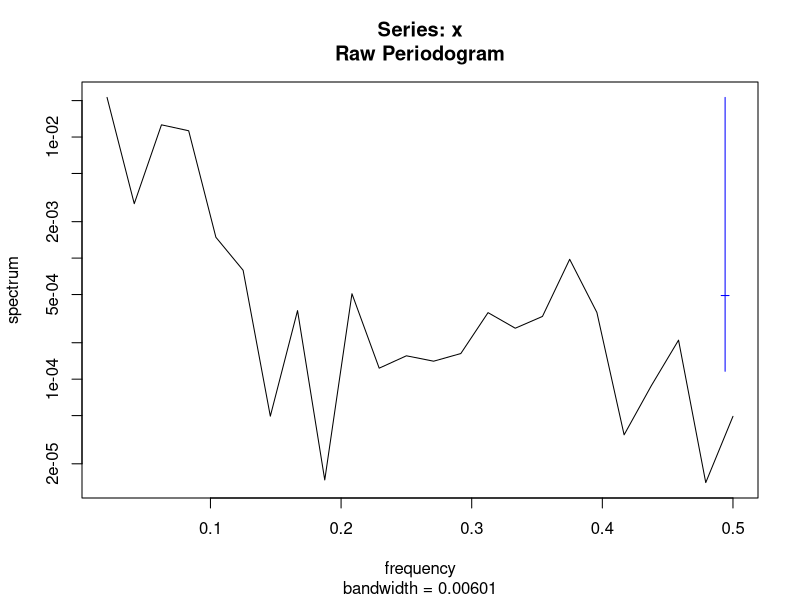
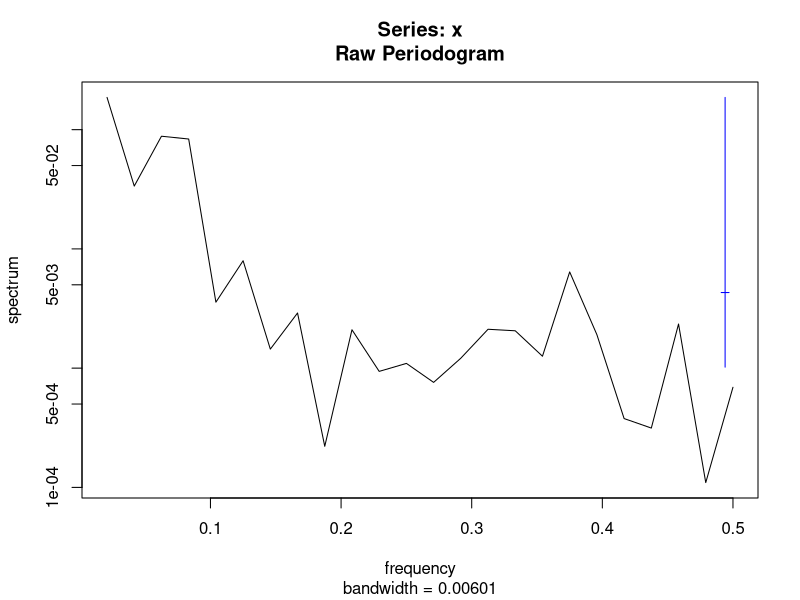
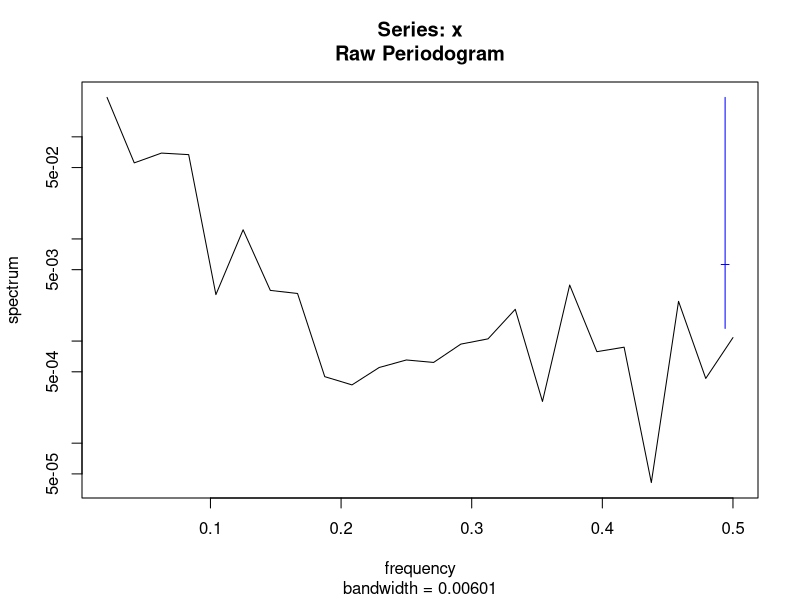
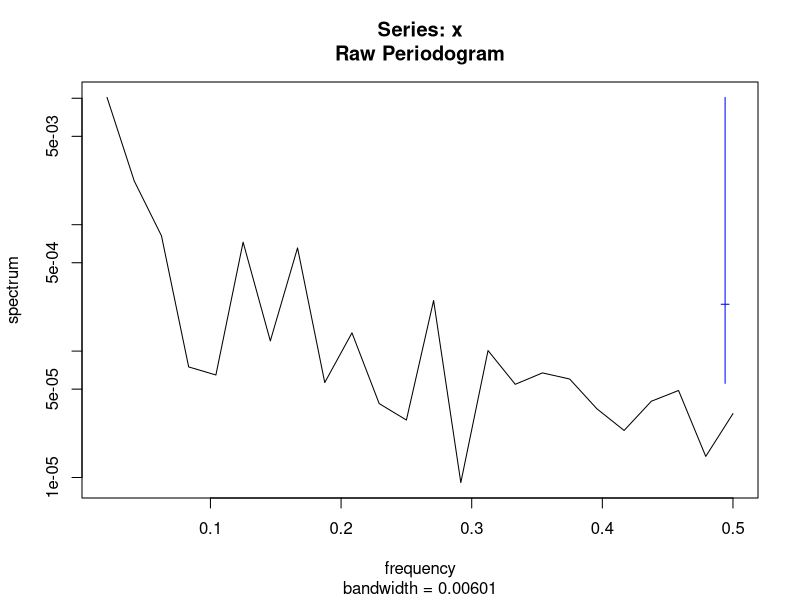
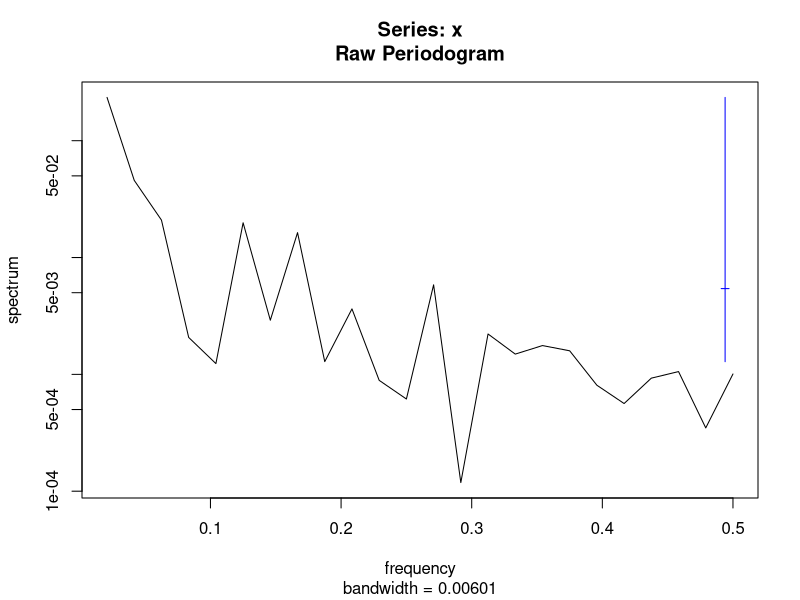
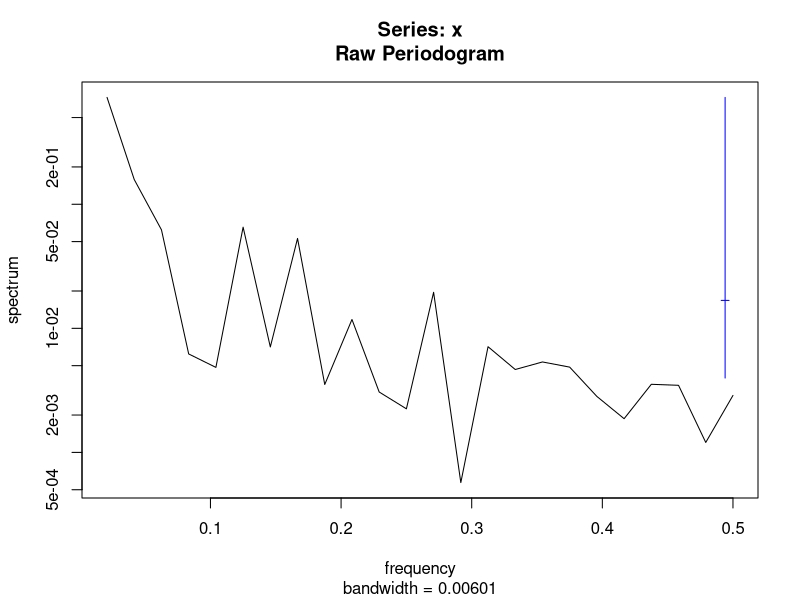

Write R code to recreate these figures, in order. (Note: this script raises an error after producing the figures.)
## ---- chunk 1
knitr::opts_chunk$set(echo = FALSE,
                      message = FALSE,
                      warning = FALSE,
                      dev = c("png", "tiff"),
                      dpi = 300)
library(tidyverse)
library(flextable)
library(patchwork)

label_size <- 2.5
smallLabel_size <- 2
title_size <- 8
subtitle_size <- 7
legendText_size <- 6
axisText_size <- 6
axisTitle_size <- 7
facetTitle_size <- 7

## ---- chunk 2

# library(tidyverse)
# library(patchwork)
#----------------------------------------------------------------------------
gbmFun <- function(tau = 40, m = 0.001, s = 0.003, x0 = 1,
                   randVec = NULL, seed = NULL) {
  if(is.null(randVec)){
    if(!is.null(seed)){set.seed(seed)}
    randVec <- rnorm(tau)
  }
  epsilon <- randVec
  lx <- c(); lx[1] <- log(x0)
  drift <- (m - s * s / 2)
  for(t in 2:tau){
    dBt <-  s * epsilon[t]
    lx[t] <- lx[t - 1] + drift + dBt
  }
  x <- exp(lx)
  return(x)
}
# m <- 0.001
# s <- 0.003
# tau <- 400
# x0 <- 1
# x <- gbmFun(tau, m, s, x0, randVec = NULL)
# df_plot <- data.frame(t = 1:tau, x)
# gg <- ggplot(df_plot, aes(x = t, y = x))
# gg <- gg + geom_line()
# acf(diff(log(x)))
# hist(diff(log(x)))
# shapiro.test(diff(log(x)))
#---------------------------------------------------------------------------
# Algorithm 6.2 in Tankov 2003 Financial modeling with jump processes
compoundPoisFun <- function(tau, lambda, m_y = 0, s_y = 1,
                            seed = NULL, maxiter = 500){
  if(!is.null(seed)){set.seed(seed)}
  N <- rpois(1, lambda * tau)
  U <- runif(N) * tau
  U <- round(U)
  n_iter <- 0; flag <- 1
  while(flag == 1){
    n_iter <- n_iter + 1
    U <- runif(N) * tau
    U <- round(U)
    if(sum(duplicated(U)) > 0 & n_iter <= maxiter){
      flag <- 1
    }else{
      flag <- 0
      if(n_iter == maxiter){
        print("Reached maxiter without generating duplicate-free event times vec. Dropping duplicates.")
        U <- U[-which(duplicated(U))]
      }
    }
  }
  Tt <- U[order(U)]
  J <- exp(rnorm(N, m_y, s_y)) - 1
  #---
  cumJ <- cumsum(J)
  # For explicit modeling of Yt per time step
  Yt <- rep(0, tau)
  Yt[Tt] <- cumJ
  #---
  Tt <- c(0, Tt)
  J <- c(0, J)
  if(Tt[length(Tt)] != tau){
    Tt <- c(Tt, tau)
    J <- c(J, 0)
  }
  cumJ <- cumsum(J)
  df_step <- data.frame(Tt, cumJ)
  #--------------------------
  nEvents <- length(Tt)
  cumYt <- c()
  for(i in 1:(nEvents - 1)){
    tStart <- Tt[i]
    tFin <- Tt[i + 1] - 1
    cumYt[tStart:tFin] <- cumJ[i]
  }
  cumYt[tau] <- cumYt[tFin]
  df_Yt <- data.frame(t = 1:tau, Yt, cumYt)
  
  list_out <- list(df_step, df_Yt)
  return(list_out)
  
}
#----------------------------------------------------------------------------
FractDim<-function(Data,graphon=FALSE) {
  X=Data;N=length(X);
  jstart=10;jend=floor(10*(log10(N)-1));
  kvec=c(1:4,floor(2^(c(jstart:jend)/4)));
  indkend=length(kvec);
  k=c()
  AvgLmk=c()
  err=c()
  for(indk in 1:indkend)
  {
    k=kvec[indk]
    Xend=c()
    Xsum=c()
    Lmk=c()
    for(m in 1:k)
    {
      Xend=floor((N-m)/k)
      Xsum=sum(abs(X[m+c(1:Xend)*k]-c(0, X[m+c(1:(Xend-1))*k])))
      Lmk[m]=1/k*1/k*(N-1)/Xend*Xsum
    }
    AvgLmk[indk]=mean(Lmk)
    #  err[indk]=sd(log(Lmk))
  }
  x<-log(kvec)
  y<-log(AvgLmk)
  q<-lm(y~x)
  slope<-q$coefficients[2]
  yintcept<-q$coefficients[1]
  yfit<-x*slope+yintcept
  FrDim <- -slope
  avgRes <- mean(abs(q$residuals))
  if(graphon==TRUE)
  {
    plot(x,y,main="If linear then fractal, w/Fr. Dim = (-)slope",xlab="Ln(k)",ylab="Ln(length of curve with interval k)")
    z<-line(x,yfit);abline(coef(z),col='blue');z<-NULL
    #z<-line(x,y);abline(coef(z),col='blue');z<-NULL
  }
  #z<-line(x,y);qq=coef(z)
  #yintcept=qq[1]
  #FrDim=-qq[2]
  return(c(FrDim, avgRes, yintcept))
}
#===========================================================================
m <- 0.005
s <- m * seq(5.5, 50, length.out = 3)
tau <- 48
x0 <- 1
#rn <- round(runif(1) * 1000)
#rn <- 905
#rn <- 517
# rn <- 340
# set.seed(rn)
# tau <- 12 * 4
lambda <- 0.1


#----------------------------------------------------------------------------
# Generate and plot geometric Brownian movement example
#gBm_seed <- 10^4 * round(runif(1), 4)
#gBm_seed <- 2482
#gBm_seed <- 7781
gBm_seed <- 1029
#randVec <- coloredNoise(N = tau, alpha = 1, scaleIt = T)
#acf(randVec)
list_df <- list()
list_spec <- list()
facet_labels <- c()
for(i in 1:length(s)){
  x <- gbmFun(tau, m, s[i], x0, randVec = NULL, seed = gBm_seed)
  df_x <- data.frame(t = 1:tau, x, s = as.character(s[i]))
  list_df[[i]] <- df_x
  o <- spectrum(x)
  df_gbmSpec <- data.frame(lfreq = log(o$freq), lpwr = log(o$spec))
  df_gbmSpec <- df_gbmSpec[-1, ]
  df_gbmSpec$s <- as.character(s[i])
  list_spec[[i]] <- df_gbmSpec
  
  mod <- lm(lpwr ~ lfreq, df_gbmSpec)
  # summary(mod)
  alpha <- round(as.numeric(coefficients(mod)[2]), 2)
  # yint <- as.numeric(coefficients(mod)[1])
  # df_out <- as.data.frame(broom::glance(mod))
  # adjR2 <- round(df_out$adj.r.squared, 2)
  # N <- df.residual(mod)
  this_facet_label <- paste0("Slope = ", alpha, " fd = ", round(FractDim(x)[1], 2))
  facet_labels[i] <- this_facet_label
}
#---
df_plot <- as.data.frame(do.call(rbind, list_df))
colnames(df_plot)[1:2] <- c("Time", "Project NPV")
df_plot <- subset(df_plot, s == s[2])
gg <- ggplot(df_plot, aes(x = Time, y = `Project NPV`))
gg <- gg + geom_line()
#gg <- gg + facet_wrap(~s, scales = "free_y", ncol = 1)
gg <- gg + theme_bw()
gg <- gg + theme(axis.text = element_blank(),
                 axis.title = element_text(size = axisTitle_size))
gg_gbm <- gg
#---
df_plot <- as.data.frame(do.call(rbind, list_spec))
colnames(df_plot)[1:2] <- c("Logged frequency", "Logged power spectral density")
df_plot <- subset(df_plot, s == s[2])
#names(facet_labels) <- s
gg <- ggplot(df_plot, aes(x = `Logged frequency`, y = `Logged power spectral density`))
gg <- gg + geom_smooth(method = lm, se = F)
gg <- gg + geom_line()
# gg <- gg + facet_wrap(~s, ncol = 1,
#                       labeller = labeller(s = facet_labels))
gg <- gg + theme_bw()
gg <- gg + theme(axis.text = element_blank(),
                 axis.title = element_text(size = axisTitle_size))
gg_gbmSpec <- gg
#gg
#----------------------------------------------------------------------------
# Generate and plot compound Poisson process example
#cPp_seed <- 10^4 * round(runif(1), 4)
#cPp_seed <- 6819
#cPp_seed <- 4880
#cPp_seed <- 7656
cPp_seed <- 2558
list_df <- list()
list_spec <- list()
facet_labels <- c()
for(i in 1:length(s)){
  #s_y = 0.3
  list_out <- compoundPoisFun(tau, lambda, m_y = m,
                              s_y = s[i], seed = cPp_seed,
                              maxiter = 500)
  df_x <- list_out[[1]]
  df_x$s <- as.character(s[i])
  list_df[[i]] <- df_x
  
  df_Yt <- list_out[[2]]
  o <- spectrum(df_Yt$cumYt)
  df_spec <- data.frame(lfreq = log(o$freq), lpwr = log(o$spec))
  df_spec <- df_spec[-1, ]
  df_spec$s <- as.character(s[i])
  list_spec[[i]] <- df_spec
  
  mod <- lm(lpwr ~ lfreq, df_spec)
  # summary(mod)
  alpha <- round(as.numeric(coefficients(mod)[2]), 2)
  # yint <- as.numeric(coefficients(mod)[1])
  # df_out <- as.data.frame(broom::glance(mod))
  # adjR2 <- round(df_out$adj.r.squared, 2)
  # N <- df.residual(mod)
  this_facet_label <- paste0("Slope = ", alpha, " fd = ", round(FractDim(df_Yt$cumYt)[1], 2))
  facet_labels[i] <- this_facet_label
  
}
#---
df_plot <- as.data.frame(do.call(rbind, list_df))
colnames(df_plot)[1:2] <- c("Time", "Project NPV")
df_plot <- subset(df_plot, s == s[2])
gg <- ggplot(df_plot, aes(Time, `Project NPV`))
#gg <- ggplot(df_cpp, aes(t, cumYt))
gg <- gg + geom_step()
#gg <- gg + facet_wrap(~s, ncol = 1)
gg <- gg + theme_bw()
gg <- gg + theme(axis.text = element_blank(),
                 axis.title.y = element_blank(),
                 axis.title.x = element_text(size = axisTitle_size))
gg_cpp <- gg
#---
df_plot <- as.data.frame(do.call(rbind, list_spec))
colnames(df_plot)[1:2] <- c("Logged frequency", "Logged power spectral density")
df_plot <- subset(df_plot, s == s[2])
#names(facet_labels) <- s
gg <- ggplot(df_plot, aes(x = `Logged frequency`, y = `Logged power spectral density`))
gg <- gg + geom_smooth(method = lm, se = F)
gg <- gg + geom_line()
# gg <- gg + facet_wrap(~s, ncol = 1,
#                       labeller = labeller(s = facet_labels))
gg <- gg + theme_bw()
gg <- gg + theme(axis.text = element_blank(),
                 axis.title.y = element_blank(),
                 axis.title.x = element_text(size = axisTitle_size))
gg_cppSpec <- gg

## ---- chunk 3
# Define functions
#----------------------------------------------------------------------------
# Table formatting function
# FitFlextableToPage <- function(ft, pgwidth = 6){
#   
#   ft_out <- ft %>% autofit()
#   #these_colWidths <- dim(ft_out)$widths * pgwidth  / (flextable_dim(ft_out)$widths)
#   these_colWidths <- dim(ft_out)$widths
#   these_colWidths[5] <- these_colWidths[1] * 1.5
#   #these_colWidths[6] <- these_colWidths[6] * 0.7
#   these_colWidths <- these_colWidths * pgwidth  / (flextable_dim(ft_out)$widths)
#   ft_out <- width(ft_out, width = these_colWidths)
#   return(ft_out)
# }

#============================================================================
#============================================================================
# End function definition
#============================================================================
#============================================================================
# Project stage time durations and costs (PREVIOUS DRAFT)
# (Values given in chronologically reverse order, starting with stage n.)
# Kvec[1] is the launch cost, Tvec[1] is the launch duration.
# Time durations given in years, multiplied by 4 to convert to quarters.
# MSU/cornell
# Tvec <- c(2, 3.5, 1, 2, 4) * 4
# Kvec <- c(300000, 200000, 400000, 400000, 530000)
# Tvec <- c(2, 3, 0.85, 1.7, 3.4) * 4
# Kvec <- c(250000, 181000, 312000, 336000, 530000)
# Kvec <- c(180541, 311974, 335530, 530250)
# CIP
# Kvec <- c(52000, 213000, 396000, 929000)
# Tvec <- c(1, 0.25, 2, 4.75) * 4
#===============================================================================
# Stage time duration params (CURRENT DRAFT)
# Stage durations - last stage first
# periodDurations <- c(3, 4, 2, 3) * 4
# tauVec <- rev(cumsum(periodDurations))
#TvecYrs <- c(4, 2, 4, 4); TvecQtrs <- TvecYrs * 4 # last first
TvecYrs <- c(3, 1, 2, 4); TvecQtrs <- TvecYrs * 4 # last first
tauVecYrs <- rev(cumsum(TvecYrs)); tauVecQrs <- rev(cumsum(TvecQtrs))
stage1Invest <- 530000
Kvec <- c(500000, 181000, 312000, 336000) # Last stage first
#Kvec <- 1 * c(500000, 200000, 400000, 400000) # Last stage first

TvecYrs <- c(3, 1, 2, 4); TvecQrs <- TvecYrs * 4 # last first
tauVecYrs <- rev(cumsum(TvecYrs)); tauVecQrs <- rev(cumsum(TvecQrs))
stage1Invest <- 530000
Kvec <- c(500000, 181000, 312000, 336000) # Last stage first
#===============================================================================
# Define discount rate
rYrly_discrete <- 0.12 #0.035
rQrly_discrete <- (1 + rYrly_discrete)^(1 / 4) - 1
rYrly <- round(log(1 + rYrly_discrete), 3)
r <- round(log(1 + rQrly_discrete), 3)
#===============================================================================
# Create table summarizing stage costs, time durations, and descriptions
stage1desc <- "Basic replication and scaling up"
stage2desc <- "Multi-location/season testing"
stage3desc <- "Compilation of the regulatory dossier"
stage4desc <- "Deregulation"
#launchDesc <- "Launch in 2 countries"
descVec <- c(stage1desc, stage2desc, stage3desc, stage4desc)#, launchDesc)

df_table <- data.frame(Stage = c(1:4),
                       Kn = rev(Kvec),
                       Duration = rev(TvecQrs),
                       DurationCum = rev(tauVecQrs),
                       Description = descVec)

colnames(df_table)[2:4] <- c("Cost\n(USD)", "Duration\n(annual quarters)", "Cumulative\nduration")

#df_table <- regulartable(df_table)
#df_table
#df_table <- width(df_table, width = 0.7)
table_title <- "Project to research and develop Late Blight resistant potato for release as a public good in 2 developing countries."
table_caption <- "Stage 1-4 costs and durations based on figures reported by Schiek et al. (2016)."# The launch cost and duration is hypothetical."

#df_table <- FitFlextableToPage(df_table)
# df_table <- add_header_lines(df_table, table_title)
# df_table <- add_footer_lines(df_table, table_caption)
# modifiedColnames <- colnames(df_table)
# modifiedColnames[3] <- "Duration\n(annual quarters)"
df_table %>%
  knitr::kable(
    format = "latex",
    caption = table_title,
    align = "l",
    booktabs = T,
    #longtable = T,
    linesep = " ",
    escape = F
  ) %>%
  kableExtra::kable_styling(
    position = "left",
    latex_options = c("scale_down", "striped", "repeat"),
    full_width = F,
    stripe_color = "gray!15"
  ) %>%
  # kableExtra::column_spec(column = 3:4, width = "1.5in"
  # ) %>%
  kableExtra::footnote(
    general = table_caption)
# number = c("Footnote 1; ", "Footnote 2; "),
# alphabet = c("Footnote A; ", "Footnote B; "),
# symbol = c("Footnote Symbol 1; ", "Footnote Symbol 2"))

# print_this_table <- function(df_table){
# df_table <- regulartable(df_table)
# df_table <- width(df_table, width = 5.5)
# # df_table <- FitFlextableToPage(df_table)
# 
# df_table %>% #regulartable() %>% autofit() %>%
#   valign(valign = "top", part = "all") %>%
#   align(align = "left", part = "all") %>%
#   fontsize(i = NULL, j = NULL, size = 9, part = "body") %>%
#   fontsize(i = NULL, j = NULL, size = 10, part = "header")
#   
# }


## ---- chunk 4
#===============================================================================

dfROVn$Stage <- 4:1; dfROVn$i <- 1:4
dfROVn <- dfROVn[, c("Stage", "i", "f_i", "eta_i0", "probSuc")]
dfROVn$f_i <- round(dfROVn$f_i)
dfROVn$eta_i0 <- round(dfROVn$eta_i0, 3)
dfROVn$probSuc <- round(dfROVn$probSuc, 3)
dfROVn <- dfROVn[order(dfROVn$Stage, decreasing = F), ]
table_title <- "LBr potato project stage 1-4 ROV"
dfROVn %>%
  knitr::kable(
    format = "latex",
    row.names = F,
    caption = table_title,
    align = "l",
    booktabs = T,
    #longtable = T,
    linesep = " ",
    col.names = c("Stage", "i", "ROV", "ROV elasticity\nw.r.t. project NPV", "Probability\nof success"),
    escape = F
  ) %>%
  kableExtra::kable_styling(
    position = "left",
    latex_options = c("scale_down", "striped", "repeat"),
    full_width = F,
    stripe_color = "gray!15",
    font_size = 5
  ) %>%
  kableExtra::column_spec(column = 4:7, width = "1in")


#===============================================================================
# Find breakeven project NPV
#rootROVn(X0 * 0.2, Kvec, tauVecQrs, mm = r, s, stage1Invest)
thisInt <- c(10^5, 10^8)
outUniroot <- uniroot(rootROVn, interval = thisInt,
                                 #lower = min(thisInt), upper = max(thisInt),
                                 Kvec = Kvec, tauVec = tauVecQrs,
                                 mm = r, s = s, stage1Invest)
X0min <- outUniroot$root
#ROVn(X0min, Kvec, tauVecQrs, m, s)
